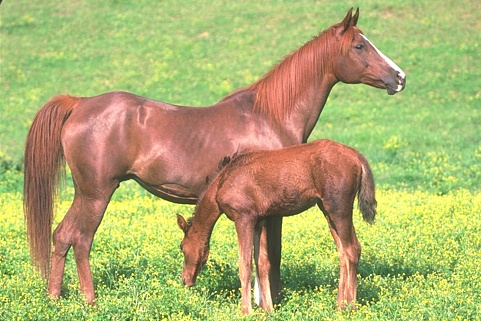
%> input picture 113044.jpg, 481 x 321 px
$ octave main.m   (GNU Octave 9; MATLAB toolbox functions it lacks are replaced by stand-ins)
%> lines starting %> are read from the running program, lines starting %| are printed output that depends on the picture
### get_texture_features.m
function Texture = get_texture_features(I,label,N,G,Offset)
Texture=[];
for i=1:3
image=I(:,:,i);
 texture =[];
 for label_Num= 1:N

    Region=label==label_Num;
    Region=uint8(Region);
    R = image.*Region;
     glcm=graycomatrixjiao(R, 'NumLevels', 8, 'G',[G(1),G(2)],'Offset', [Offset(1),Offset(2)]);
     stats = graycoprops( glcm, 'Contrast Energy Homogeneity ' );
     texture_v = [stats.Contrast,stats.Energy,stats.Homogeneity];
     texture = [ texture ; texture_v ];
 end
 Texture=[Texture,texture];
end
end

### main.m
%% BEST RUN WITH MATLAB R2018b
%%%%%%%%%%%%%%%%%%%%%%%%%%%%%%%%%%%%%%%%%%%%%%%%%%%%%%%%%%%%%%%%%%%%%%%%%%%%%%%%%%%%%%%%%%%%%
% This code was solely written by Jianjun Jiao in Lanzhou Jiaotong University.
% Correspondence address:Anning West Road of Anning District, Lanzhou, China.
% Contact:jiaojianjun@lzjtu.edu.cn
% Last change: January, 2022.
% Basically, you can run this code SEVERAL times to acquire the most desired result.
% It is welcomed to change the following parameters as you like to see what gonna happen.
%% Inputs:
% cluster_n - Number of clusters
% N -The number of superpixels that the image is presegmented
% G-Gray transformation range
% Offset- Texture direction
%%%%%%%%%%%%%%%%%%%%%%%%%%%%%%%%%%%%%%%%%%%%%%%%%%%%%%%%%%%%%%%%%%%%%%%%%%%%%%%%%%%%%%%%%%%%%

%%
clear all;
clc;
close all;
%% Set the parameters
cluster_n =3;
N=200;
G=[1,255];
Offset=[0 1;-1 1;-1 0;-1 -1];
%% Input the image
I =imread('113044.jpg');
%> I is the input picture: size 321x481x3 uint8; mean R, G, B 174.6, 175.1, 111
%%  Get region
[m,n,p]=size(I);
%> m = 321; n = 481; p = 3
[label,N1] = superpixels(I,N);
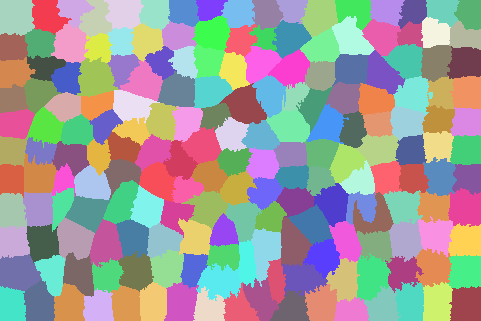
%> label: size 321x481 double; 187 distinct labels, from 1 to 187; one colour per label, 0 black
%> N1 = 187
BW = boundarymask(label);
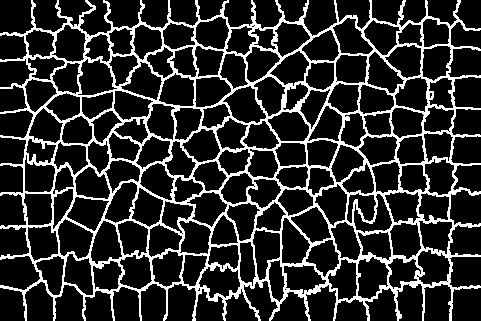
%> BW: size 321x481 logical; 17.9% white in thin lines or dots
figure,imshow(imoverlay(I,BW,'cyan'),'InitialMagnification',100);
%> after `imshow(imoverlay(I,BW,'cyan'),'InitialMagnification',100)`:
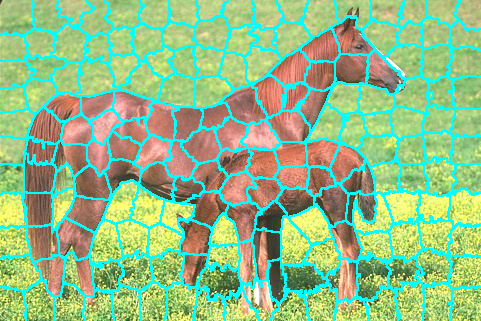
%> displayed picture: size 321x481x3, on the screen's scale of 0 to 255; mean R, G, B 143.4, 189.8, 137
idx = label2idx(label);
%> idx = 187 items
%% Calculate the superpixel mean
outputImage = zeros(size(I),'like',I);
%> outputImage: size 321x481x3 uint8; every value is 0
output = zeros(N1,3);
sumo=zeros(N1,3);
for labelVal = 1:N1
    redIdx = idx{labelVal};
    greenIdx = idx{labelVal}+m*n;
    blueIdx = idx{labelVal}+2*m*n;
    sumo(labelVal,:)=[sum(I(redIdx)),sum(I(greenIdx)),sum(I(blueIdx))];
    output(labelVal,:) = [mean(I(redIdx)),mean(I(greenIdx)),mean(I(blueIdx))];
    outputImage(redIdx) = mean(I(redIdx));
    outputImage(greenIdx) = mean(I(greenIdx));
    outputImage(blueIdx) = mean(I(blueIdx));
end
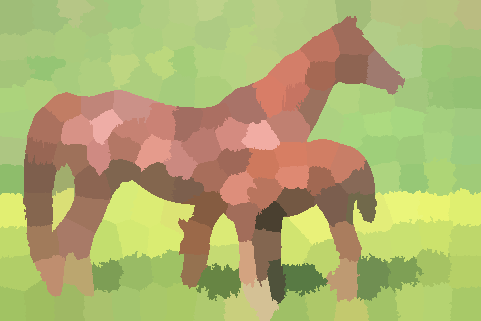
%> outputImage: size 321x481x3 uint8; mean R, G, B 174.6, 175.2, 111.1
%> after the loop, output = 187 rows, first 12: [159.1 188.8 120.2; 158.8 191.9 122.6; 182.5 197.7 134.5; 167.7 196.5 124.8; 162.5 201.8 125; 175.5 204.9 129.9; 182.3 207.2 133.2; 189.7 209.7 137.5; 177.4 205.5 131.4; 188.3 205.4 134.8; 180.7 204.5 132.5; 180.2 202.1 130.6]; sumo = 187 rows, first 12: [177596 210656 134167; 141020 170426 108866; 114239 123776 84171; 139538 163490 103816; 146869 182383 112968; 133923 156314 99127; 126147 143391 92206; 92955 102762 67378; 136961 158669 101446; 135377 147690 96918; 100307 113522 73527; 180958 202885 131164]
rgb(:,:,1)=output(:,1);
rgb(:,:,2)=output(:,2);
rgb(:,:,3)=output(:,3);
hsv = rgb2hsv(rgb);
hsv1=mat2gray(hsv(:,:,1));
%> hsv1 = 187 values, max 1 at index 170, min 0 at index 79, mean 0.576
hsv2=mat2gray(hsv(:,:,2));
%> hsv2 = 187 values, max 1 at index 101, min 0 at index 167, mean 0.509
hsv3=mat2gray(hsv(:,:,3));
%> hsv3 = 187 values, max 1 at index 126, min 0 at index 135, mean 0.701

figure,imshow(outputImage,'InitialMagnification',80)
%% Get the region texture feature
Texture = get_texture_features(I,label,N1,G,Offset);
%> the loop in get_texture_features, `for i=1:3` made 1 pass
%> pass 1, in get_texture_features, `image=I(:,:,i);`:
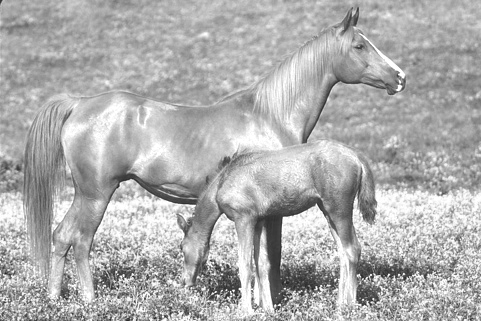
%> image: size 321x481 uint8; min 31, max 255, mean 174.6
%> the run ends on the next line

$ run again, with 111002.jpg copied over 113044.jpg
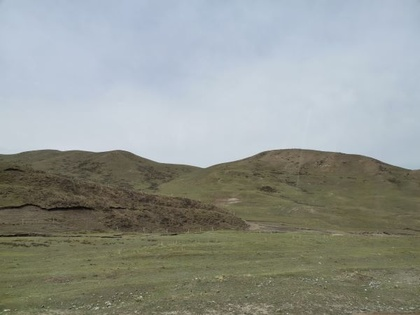
%> input picture 111002.jpg, 420 x 315 px, shrunk from 600 x 450 before the run
%> I is the input picture: size 315x420x3 uint8; mean R, G, B 146.5, 150.9, 145
%> `[label,N1] = superpixels(I,N);`:
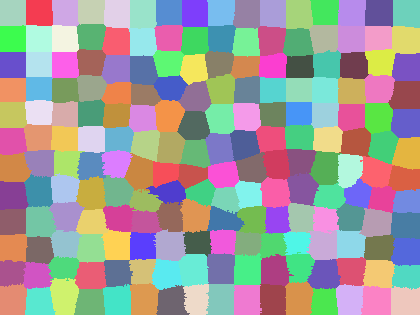
%> label: size 315x420 double; 192 distinct labels, from 1 to 192; one colour per label, 0 black
%> N1 = 192
%> BW: size 315x420 logical; 15.9% white in thin lines or dots
%> idx = 192 items
%> after the loop `for labelVal = 1:N1`: output = 192 rows, first 12: [180 195.6 211.5; 179.5 193.8 211; 176.7 191.7 210.3; 176 191 209.9; 176.6 191.5 211.1; 174.4 189.4 210; 176.4 191.3 210.3; 177.5 193.2 211.6; 175.7 191.8 210.1; 178.4 194.8 211; 178 194.1 210.9; 176.3 192.5 209.1]; sumo = 192 rows, first 12: [121352 131830 142540; 121858 131590 143289; 115908 125781 137948; 111417 120906 132887; 125007 135585 149451; 127825 138820 153911; 115160 124911 137310; 124070 135043 147928; 118939 129846 142248; 127888 139699 151286; 124782 136097 147812; 130843 142824 155172]
%> hsv1 = 192 values, max 1 at index 21, min 0 at index 131, mean 0.532
%> hsv2 = 192 values, max 1 at index 123, min 0 at index 85, mean 0.456
%> hsv3 = 192 values, max 1 at index 76, min 0 at index 130, mean 0.576
%> the loop in get_texture_features, `for i=1:3` made 1 pass
%> pass 1, in get_texture_features, `image=I(:,:,i);`:
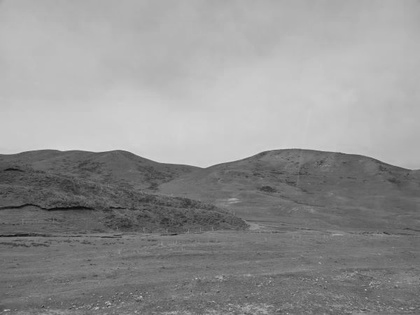
%> image: size 315x420 uint8; min 9, max 223, mean 146.5

$ run again, with 118035.jpg copied over 113044.jpg
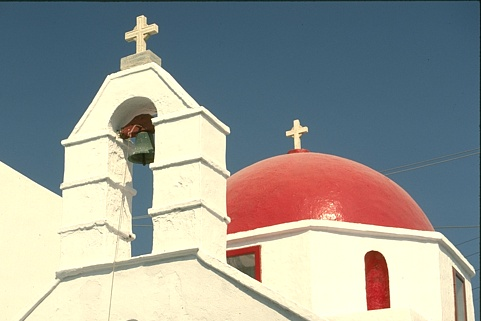
%> input picture 118035.jpg, 481 x 321 px
%> I is the input picture: size 321x481x3 uint8; mean R, G, B 152.6, 155.2, 149.1
%> `[label,N1] = superpixels(I,N);`:
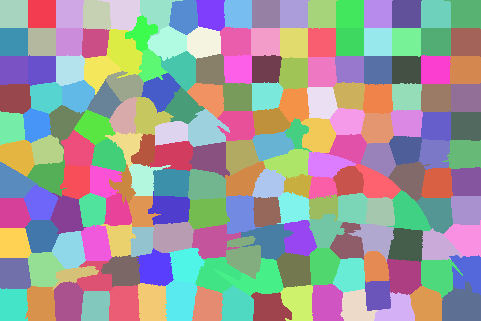
%> label: size 321x481 double; 185 distinct labels, from 1 to 185; one colour per label, 0 black
%> N1 = 185
%> BW: size 321x481 logical; 15.4% white in thin lines or dots
%> idx = 185 items
%> after the loop `for labelVal = 1:N1`: output = 185 rows, first 12: [55.66 85.16 103.7; 55.15 84.66 103.4; 55.91 85.61 104.3; 58.1 87.08 106.1; 58.81 85.47 101.6; 60.23 85.61 101.2; 59.98 88.39 107.8; 58.24 86.84 105.6; 57.89 87.34 106.2; 58.05 87.68 106.5; 58.73 87.65 106.6; 58.55 88.25 107]; sumo = 185 rows, first 12: [43640 66762 81302; 43238 66373 81045; 42489 65067 79276; 44795 67139 81784; 50226 72993 86743; 46498 66090 78143; 49362 72746 88756; 45429 67733 82393; 44344 66900 81378; 45511 68744 83505; 46219 68979 83922; 46017 69361 84140]
%> hsv1 = 185 values, max 1 at index 105, min 0 at index 131, mean 0.596
%> hsv2 = 185 values, max 1 at index 156, min 0 at index 160, mean 0.387
%> hsv3 = 185 values, max 1 at index 155, min 0 at index 88, mean 0.528
%> the loop in get_texture_features, `for i=1:3` made 1 pass
%> pass 1, in get_texture_features, `image=I(:,:,i);`:
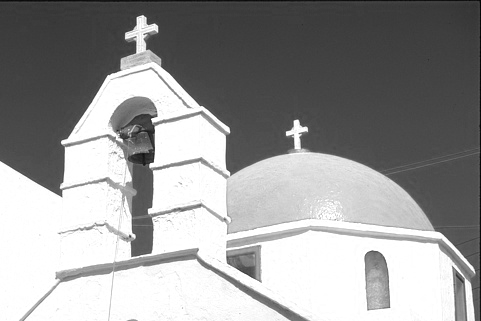
%> image: size 321x481 uint8; min 0, max 255, mean 152.6

$ run again, with 20220309093040.jpg copied over 113044.jpg
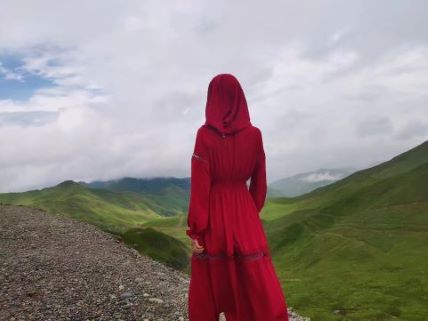
%> input picture 20220309093040.jpg, 428 x 321 px
%> I is the input picture: size 321x428x3 uint8; mean R, G, B 149.1, 137.2, 135.5
%> `[label,N1] = superpixels(I,N);`:
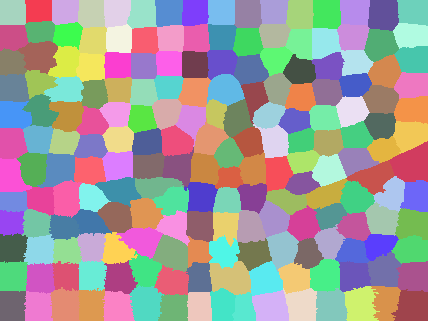
%> label: size 321x428 double; 191 distinct labels, from 1 to 191; one colour per label, 0 black
%> N1 = 191
%> BW: size 321x428 logical; 16.5% white in thin lines or dots
%> idx = 191 items
%> after the loop `for labelVal = 1:N1`: output = 191 rows, first 12: [206.9 206.7 218.2; 204.5 205.6 217.2; 203 205.3 218.2; 203.4 205.8 218.6; 205.9 208.8 221.4; 216.7 216.2 228.1; 218.2 217.1 229.4; 213.3 213 226.1; 207.5 206.6 219.8; 207.1 205.1 218.1; 206.6 204.6 217.6; 205.6 204.6 216.9]; sumo = 191 rows, first 12: [133477 133295 140711; 116159 116776 123354; 126687 128131 136145; 141789 143439 152372; 135877 137795 146154; 156876 156498 165117; 149871 149139 157617; 137380 137198 145607; 138610 138038 146809; 149759 148313 157712; 130153 128893 137083; 152571 151843 160920]
%> hsv1 = 191 values, max 1 at index 181, min 0 at index 156, mean 0.54
%> hsv2 = 191 values, max 1 at index 142, min 0 at index 50, mean 0.279
%> hsv3 = 191 values, max 1 at index 72, min 0 at index 146, mean 0.592
%> the loop in get_texture_features, `for i=1:3` made 1 pass
%> pass 1, in get_texture_features, `image=I(:,:,i);`:
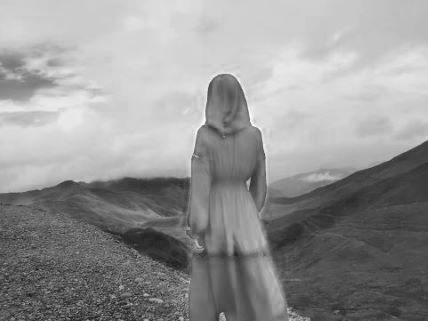
%> image: size 321x428 uint8; min 18, max 255, mean 149.1
